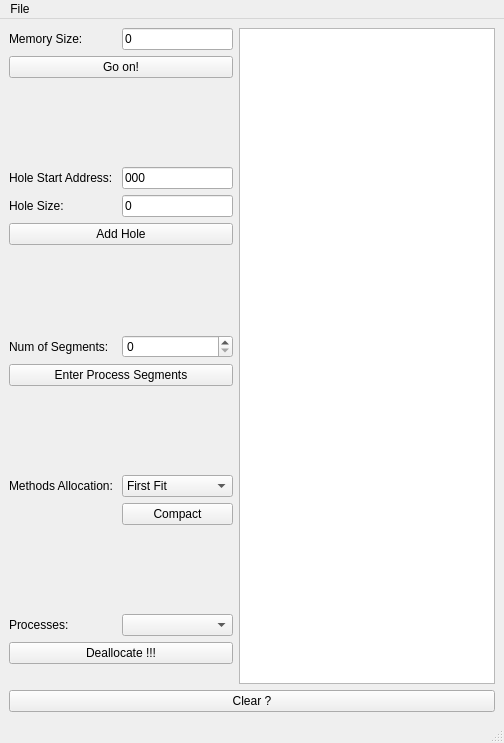
<?xml version="1.0" encoding="UTF-8"?>
<ui version="4.0">
 <class>MainWindow</class>
 <widget class="QMainWindow" name="MainWindow">
  <property name="geometry">
   <rect>
    <x>0</x>
    <y>0</y>
    <width>504</width>
    <height>743</height>
   </rect>
  </property>
  <property name="sizePolicy">
   <sizepolicy hsizetype="Preferred" vsizetype="Preferred">
    <horstretch>0</horstretch>
    <verstretch>0</verstretch>
   </sizepolicy>
  </property>
  <property name="minimumSize">
   <size>
    <width>100</width>
    <height>100</height>
   </size>
  </property>
  <property name="windowTitle">
   <string>MainWindow</string>
  </property>
  <widget class="QWidget" name="centralwidget">
   <property name="sizePolicy">
    <sizepolicy hsizetype="Preferred" vsizetype="Minimum">
     <horstretch>0</horstretch>
     <verstretch>0</verstretch>
    </sizepolicy>
   </property>
   <layout class="QGridLayout" name="gridLayout">
    <item row="1" column="0" colspan="2">
     <widget class="QPushButton" name="pushButton_2">
      <property name="text">
       <string>Clear ?</string>
      </property>
     </widget>
    </item>
    <item row="0" column="0">
     <layout class="QFormLayout" name="formLayout_10">
      <property name="sizeConstraint">
       <enum>QLayout::SetNoConstraint</enum>
      </property>
      <item row="0" column="0">
       <widget class="QLabel" name="label">
        <property name="text">
         <string>Memory Size: </string>
        </property>
       </widget>
      </item>
      <item row="0" column="1">
       <widget class="QLineEdit" name="MemorySize">
        <property name="text">
         <string>0</string>
        </property>
       </widget>
      </item>
      <item row="1" column="0" colspan="2">
       <widget class="QPushButton" name="SizeEnter">
        <property name="text">
         <string>Go on!</string>
        </property>
       </widget>
      </item>
      <item row="2" column="0" colspan="2">
       <spacer name="verticalSpacer">
        <property name="orientation">
         <enum>Qt::Vertical</enum>
        </property>
        <property name="sizeHint" stdset="0">
         <size>
          <width>20</width>
          <height>40</height>
         </size>
        </property>
       </spacer>
      </item>
      <item row="3" column="0">
       <widget class="QLabel" name="label_2">
        <property name="text">
         <string>Hole Start Address: </string>
        </property>
       </widget>
      </item>
      <item row="3" column="1">
       <widget class="QLineEdit" name="HoleAddress">
        <property name="text">
         <string>000</string>
        </property>
       </widget>
      </item>
      <item row="4" column="0">
       <widget class="QLabel" name="label_3">
        <property name="text">
         <string>Hole Size: </string>
        </property>
       </widget>
      </item>
      <item row="4" column="1">
       <widget class="QLineEdit" name="HoleSize">
        <property name="text">
         <string>0</string>
        </property>
       </widget>
      </item>
      <item row="5" column="0" colspan="2">
       <widget class="QPushButton" name="AddHole">
        <property name="text">
         <string>Add Hole</string>
        </property>
       </widget>
      </item>
      <item row="6" column="0" colspan="2">
       <spacer name="verticalSpacer_2">
        <property name="orientation">
         <enum>Qt::Vertical</enum>
        </property>
        <property name="sizeHint" stdset="0">
         <size>
          <width>20</width>
          <height>40</height>
         </size>
        </property>
       </spacer>
      </item>
      <item row="7" column="0">
       <widget class="QLabel" name="label_6">
        <property name="text">
         <string>Num of Segments: </string>
        </property>
       </widget>
      </item>
      <item row="7" column="1">
       <widget class="QSpinBox" name="NumSegments"/>
      </item>
      <item row="8" column="0" colspan="2">
       <widget class="QPushButton" name="EnterSegments">
        <property name="text">
         <string>Enter Process Segments</string>
        </property>
       </widget>
      </item>
      <item row="9" column="0" colspan="2">
       <spacer name="verticalSpacer_3">
        <property name="orientation">
         <enum>Qt::Vertical</enum>
        </property>
        <property name="sizeHint" stdset="0">
         <size>
          <width>20</width>
          <height>40</height>
         </size>
        </property>
       </spacer>
      </item>
      <item row="10" column="0">
       <widget class="QLabel" name="label_5">
        <property name="text">
         <string>Methods Allocation:</string>
        </property>
       </widget>
      </item>
      <item row="10" column="1">
       <widget class="QComboBox" name="Methods">
        <item>
         <property name="text">
          <string>First Fit</string>
         </property>
        </item>
        <item>
         <property name="text">
          <string>Best Fit</string>
         </property>
        </item>
        <item>
         <property name="text">
          <string>Worst Fit</string>
         </property>
        </item>
       </widget>
      </item>
      <item row="11" column="0">
       <widget class="QLabel" name="label_4">
        <property name="text">
         <string/>
        </property>
       </widget>
      </item>
      <item row="11" column="1">
       <widget class="QPushButton" name="Clear">
        <property name="text">
         <string>Compact</string>
        </property>
       </widget>
      </item>
      <item row="12" column="0" colspan="2">
       <spacer name="verticalSpacer_4">
        <property name="orientation">
         <enum>Qt::Vertical</enum>
        </property>
        <property name="sizeHint" stdset="0">
         <size>
          <width>20</width>
          <height>40</height>
         </size>
        </property>
       </spacer>
      </item>
      <item row="13" column="0">
       <widget class="QLabel" name="label_7">
        <property name="text">
         <string>Processes:</string>
        </property>
       </widget>
      </item>
      <item row="13" column="1">
       <widget class="QComboBox" name="processesBox"/>
      </item>
      <item row="14" column="0" colspan="2">
       <widget class="QPushButton" name="deallocate_button">
        <property name="text">
         <string>Deallocate !!!</string>
        </property>
       </widget>
      </item>
      <item row="15" column="0" colspan="2">
       <widget class="QLabel" name="label_8">
        <property name="text">
         <string/>
        </property>
        <property name="pixmap">
         <pixmap resource="Resource.qrc">:/newPrefix/Kitty.jpeg</pixmap>
        </property>
       </widget>
      </item>
     </layout>
    </item>
    <item row="0" column="1">
     <widget class="QGraphicsView" name="view"/>
    </item>
   </layout>
  </widget>
  <widget class="QMenuBar" name="menubar">
   <property name="geometry">
    <rect>
     <x>0</x>
     <y>0</y>
     <width>504</width>
     <height>25</height>
    </rect>
   </property>
   <widget class="QMenu" name="menuFile">
    <property name="title">
     <string>File</string>
    </property>
    <addaction name="actionClose"/>
   </widget>
   <addaction name="menuFile"/>
  </widget>
  <widget class="QStatusBar" name="statusbar"/>
  <action name="actionClose">
   <property name="text">
    <string>Close</string>
   </property>
  </action>
 </widget>
 <resources>
  <include location="Resource.qrc"/>
 </resources>
 <connections/>
</ui>
